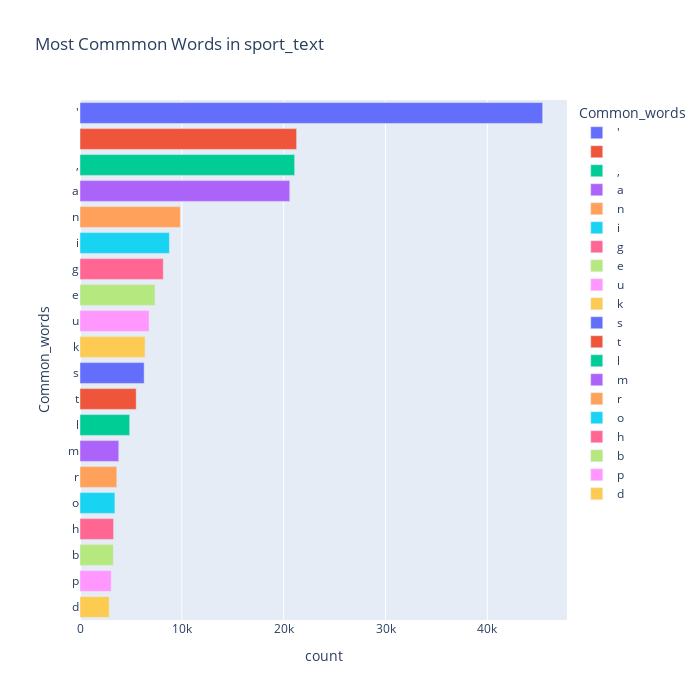

Notebook code cell kept with this figure:
### Code cell
top = Counter([item for sublist in s_text['tweet_tokens_stemmed'] for item in sublist])
temp_positive = pd.DataFrame(top.most_common(20))
temp_positive.columns = ['Common_words','count']
fig = px.bar(temp_positive, x="count", y="Common_words", title='Most Commmon Words in sport_text', orientation='h', 
             width=700, height=700,color='Common_words')
fig.show()

### Figure 1 — Plotly figure (JSON) as saved in the notebook; plotly's stock layout.template omitted (floating-point values rounded to 4 significant figures)
{"data": [{"alignmentgroup": "True", "hovertemplate": "Common_words=%{y}<br>count=%{x}<extra></extra>", "legendgroup": "'", "marker": {"color": "#636efa", "pattern": {"shape": ""}}, "name": "'", "offsetgroup": "'", "orientation": "h", "showlegend": true, "textposition": "auto", "type": "bar", "x": [45430], "xaxis": "x", "y": ["'"], "yaxis": "y"}, {"alignmentgroup": "True", "hovertemplate": "Common_words=%{y}<br>count=%{x}<extra></extra>", "legendgroup": " ", "marker": {"color": "#EF553B", "pattern": {"shape": ""}}, "name": " ", "offsetgroup": " ", "orientation": "h", "showlegend": true, "textposition": "auto", "type": "bar", "x": [21271], "xaxis": "x", "y": [" "], "yaxis": "y"}, {"alignmentgroup": "True", "hovertemplate": "Common_words=%{y}<br>count=%{x}<extra></extra>", "legendgroup": ",", "marker": {"color": "#00cc96", "pattern": {"shape": ""}}, "name": ",", "offsetgroup": ",", "orientation": "h", "showlegend": true, "textposition": "auto", "type": "bar", "x": [21078], "xaxis": "x", "y": [","], "yaxis": "y"}, {"alignmentgroup": "True", "hovertemplate": "Common_words=%{y}<br>count=%{x}<extra></extra>", "legendgroup": "a", "marker": {"color": "#ab63fa", "pattern": {"shape": ""}}, "name": "a", "offsetgroup": "a", "orientation": "h", "showlegend": true, "textposition": "auto", "type": "bar", "x": [20598], "xaxis": "x", "y": ["a"], "yaxis": "y"}, {"alignmentgroup": "True", "hovertemplate": "Common_words=%{y}<br>count=%{x}<extra></extra>", "legendgroup": "n", "marker": {"color": "#FFA15A", "pattern": {"shape": ""}}, "name": "n", "offsetgroup": "n", "orientation": "h", "showlegend": true, "textposition": "auto", "type": "bar", "x": [9851], "xaxis": "x", "y": ["n"], "yaxis": "y"}, {"alignmentgroup": "True", "hovertemplate": "Common_words=%{y}<br>count=%{x}<extra></extra>", "legendgroup": "i", "marker": {"color": "#19d3f3", "pattern": {"shape": ""}}, "name": "i", "offsetgroup": "i", "orientation": "h", "showlegend": true, "textposition": "auto", "type": "bar", "x": [8777], "xaxis": "x", "y": ["i"], "yaxis": "y"}, {"alignmentgroup": "True", "hovertemplate": "Common_words=%{y}<br>count=%{x}<extra></extra>", "legendgroup": "g", "marker": {"color": "#FF6692", "pattern": {"shape": ""}}, "name": "g", "offsetgroup": "g", "orientation": "h", "showlegend": true, "textposition": "auto", "type": "bar", "x": [8178], "xaxis": "x", "y": ["g"], "yaxis": "y"}, {"alignmentgroup": "True", "hovertemplate": "Common_words=%{y}<br>count=%{x}<extra></extra>", "legendgroup": "e", "marker": {"color": "#B6E880", "pattern": {"shape": ""}}, "name": "e", "offsetgroup": "e", "orientation": "h", "showlegend": true, "textposition": "auto", "type": "bar", "x": [7363], "xaxis": "x", "y": ["e"], "yaxis": "y"}, {"alignmentgroup": "True", "hovertemplate": "Common_words=%{y}<br>count=%{x}<extra></extra>", "legendgroup": "u", "marker": {"color": "#FF97FF", "pattern": {"shape": ""}}, "name": "u", "offsetgroup": "u", "orientation": "h", "showlegend": true, "textposition": "auto", "type": "bar", "x": [6786], "xaxis": "x", "y": ["u"], "yaxis": "y"}, {"alignmentgroup": "True", "hovertemplate": "Common_words=%{y}<br>count=%{x}<extra></extra>", "legendgroup": "k", "marker": {"color": "#FECB52", "pattern": {"shape": ""}}, "name": "k", "offsetgroup": "k", "orientation": "h", "showlegend": true, "textposition": "auto", "type": "bar", "x": [6389], "xaxis": "x", "y": ["k"], "yaxis": "y"}, {"alignmentgroup": "True", "hovertemplate": "Common_words=%{y}<br>count=%{x}<extra></extra>", "legendgroup": "s", "marker": {"color": "#636efa", "pattern": {"shape": ""}}, "name": "s", "offsetgroup": "s", "orientation": "h", "showlegend": true, "textposition": "auto", "type": "bar", "x": [6299], "xaxis": "x", "y": ["s"], "yaxis": "y"}, {"alignmentgroup": "True", "hovertemplate": "Common_words=%{y}<br>count=%{x}<extra></extra>", "legendgroup": "t", "marker": {"color": "#EF553B", "pattern": {"shape": ""}}, "name": "t", "offsetgroup": "t", "orientation": "h", "showlegend": true, "textposition": "auto", "type": "bar", "x": [5518], "xaxis": "x", "y": ["t"], "yaxis": "y"}, {"alignmentgroup": "True", "hovertemplate": "Common_words=%{y}<br>count=%{x}<extra></extra>", "legendgroup": "l", "marker": {"color": "#00cc96", "pattern": {"shape": ""}}, "name": "l", "offsetgroup": "l", "orientation": "h", "showlegend": true, "textposition": "auto", "type": "bar", "x": [4878], "xaxis": "x", "y": ["l"], "yaxis": "y"}, {"alignmentgroup": "True", "hovertemplate": "Common_words=%{y}<br>count=%{x}<extra></extra>", "legendgroup": "m", "marker": {"color": "#ab63fa", "pattern": {"shape": ""}}, "name": "m", "offsetgroup": "m", "orientation": "h", "showlegend": true, "textposition": "auto", "type": "bar", "x": [3807], "xaxis": "x", "y": ["m"], "yaxis": "y"}, {"alignmentgroup": "True", "hovertemplate": "Common_words=%{y}<br>count=%{x}<extra></extra>", "legendgroup": "r", "marker": {"color": "#FFA15A", "pattern": {"shape": ""}}, "name": "r", "offsetgroup": "r", "orientation": "h", "showlegend": true, "textposition": "auto", "type": "bar", "x": [3616], "xaxis": "x", "y": ["r"], "yaxis": "y"}, {"alignmentgroup": "True", "hovertemplate": "Common_words=%{y}<br>count=%{x}<extra></extra>", "legendgroup": "o", "marker": {"color": "#19d3f3", "pattern": {"shape": ""}}, "name": "o", "offsetgroup": "o", "orientation": "h", "showlegend": true, "textposition": "auto", "type": "bar", "x": [3425], "xaxis": "x", "y": ["o"], "yaxis": "y"}, {"alignmentgroup": "True", "hovertemplate": "Common_words=%{y}<br>count=%{x}<extra></extra>", "legendgroup": "h", "marker": {"color": "#FF6692", "pattern": {"shape": ""}}, "name": "h", "offsetgroup": "h", "orientation": "h", "showlegend": true, "textposition": "auto", "type": "bar", "x": [3298], "xaxis": "x", "y": ["h"], "yaxis": "y"}, {"alignmentgroup": "True", "hovertemplate": "Common_words=%{y}<br>count=%{x}<extra></extra>", "legendgroup": "b", "marker": {"color": "#B6E880", "pattern": {"shape": ""}}, "name": "b", "offsetgroup": "b", "orientation": "h", "showlegend": true, "textposition": "auto", "type": "bar", "x": [3278], "xaxis": "x", "y": ["b"], "yaxis": "y"}, {"alignmentgroup": "True", "hovertemplate": "Common_words=%{y}<br>count=%{x}<extra></extra>", "legendgroup": "p", "marker": {"color": "#FF97FF", "pattern": {"shape": ""}}, "name": "p", "offsetgroup": "p", "orientation": "h", "showlegend": true, "textposition": "auto", "type": "bar", "x": [3064], "xaxis": "x", "y": ["p"], "yaxis": "y"}, {"alignmentgroup": "True", "hovertemplate": "Common_words=%{y}<br>count=%{x}<extra></extra>", "legendgroup": "d", "marker": {"color": "#FECB52", "pattern": {"shape": ""}}, "name": "d", "offsetgroup": "d", "orientation": "h", "showlegend": true, "textposition": "auto", "type": "bar", "x": [2868], "xaxis": "x", "y": ["d"], "yaxis": "y"}], "layout": {"barmode": "relative", "height": 700, "legend": {"title": {"text": "Common_words"}, "tracegroupgap": 0}, "title": {"text": "Most Commmon Words in sport_text"}, "width": 700, "xaxis": {"anchor": "y", "domain": [0, 1], "title": {"text": "count"}}, "yaxis": {"anchor": "x", "categoryarray": ["d", "p", "b", "h", "o", "r", "m", "l", "t", "s", "k", "u", "e", "g", "i", "n", "a", ",", " ", "'"], "categoryorder": "array", "domain": [0, 1], "title": {"text": "Common_words"}}}}
